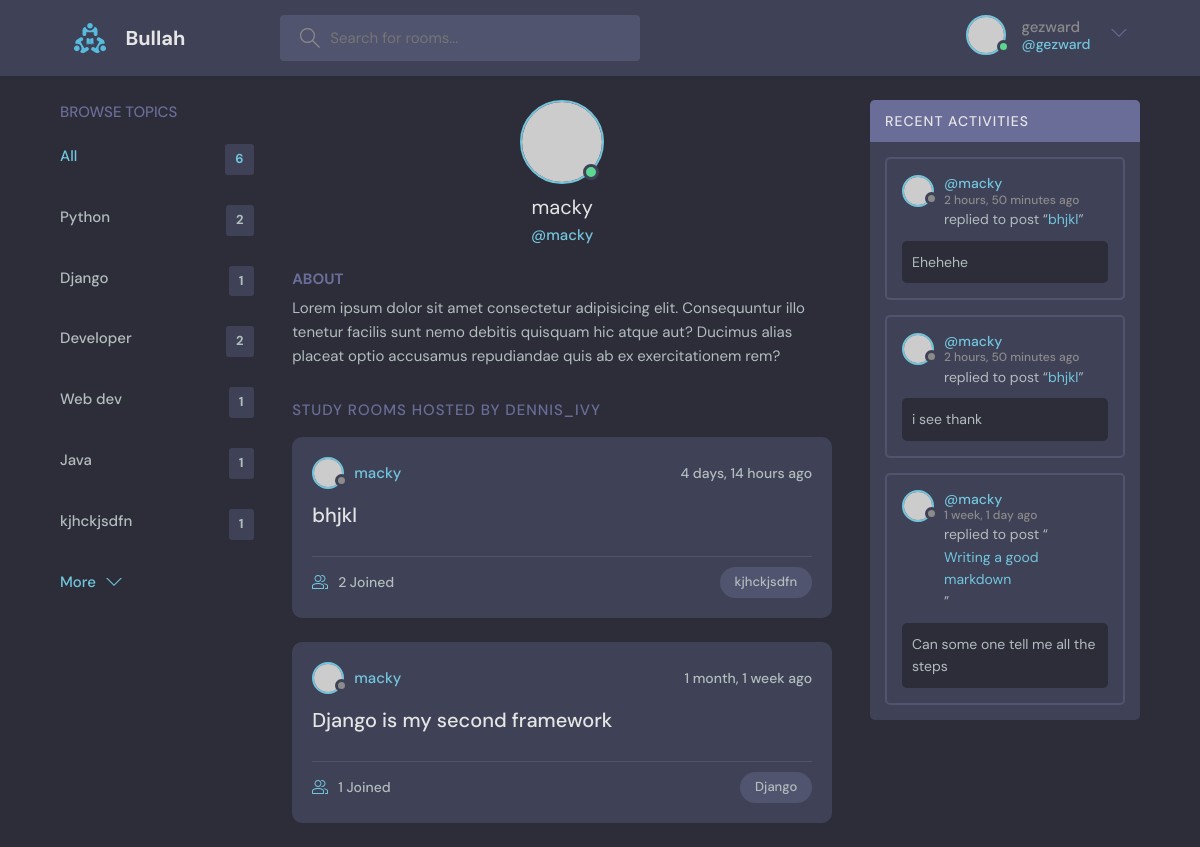
The app's page /profile/2/ (signed in) with its own data.
### base/models.py (models this page shows, shortened)
class Topic(models.Model):
    name = models.CharField(max_length=2000, null=True)

class Room(models.Model):
    host = models.ForeignKey(User, on_delete=models.SET_NULL, null=True)
    topic = models.ForeignKey(Topic, on_delete=models.SET_NULL, null=True)
    name = models.CharField(max_length=200, null=True)
    description = models.TextField(null=True, blank=True)
    participants = models.ManyToManyField(User, related_name='participants', blank=True)
    updated = models.DateTimeField(auto_now=True)
    created = models.DateTimeField(auto_now_add=True)
    class Meta:
        ordering = ['-updated', '-created']
    def __str__(self):
        return self.name

class Message(models.Model):
    user = models.ForeignKey(User, on_delete=models.CASCADE)
    room = models.ForeignKey(Room, on_delete=models.CASCADE)
    body = models.TextField(null=True)
    updated = models.DateTimeField(auto_now=True, null=True)
    created = models.DateTimeField(auto_now_add=True, null=True)
    class Meta:
        ordering = ['-updated', '-created']

### base/views.py (the view)
# urls.py: path('profile/<str:pk>/', views.user_profile, name='user-profile'),
def user_profile(request, pk):
    user = User.objects.get(id=pk)
    rooms = user.room_set.all()
    room_messages = user.message_set.all()
    topics = Topic.objects.all()
    context = {'user': user, 'rooms': rooms, 'room_messages': room_messages, 'topics': topics}
    return render(request, 'base/profile.html', context)

### base/templates/base/profile.html (shortened to what this page needs)
{% extends 'main.html' %}
{% block content %}
    <main class="profile-page layout layout--3">
        <div class="container">
            {% include 'base/topics_component.html' %}
            <div class="roomList">
                <div class="profile">
                    <div class="profile__avatar">
                        <div class="avatar avatar--large active">
                            <img src="https://randomuser.me/api/portraits/men/11.jpg"/>
                        </div>
                    </div>
                    <div class="profile__info">
                        <h3>{{ user.username }}</h3>
                        <p>@{{ user.username }}</p>
                    </div>
                    <div class="profile__about">
                        <h3>About</h3>
                        <p>
                            Lorem ipsum dolor sit amet consectetur adipisicing elit. Consequuntur illo tenetur
                            facilis sunt nemo debitis quisquam hic atque aut? Ducimus alias placeat optio
                            accusamus repudiandae quis ab ex exercitationem rem?
                        </p>
                    </div>
                </div>
                <div class="roomList__header">
                    <div>
                        <h2>Study Rooms Hosted by dennis_ivy</a>
                        </h2>
                    </div>
                </div>
                {% include 'base/feeds_component.html' %}
            </div>
            {% include 'base/activity_component.html' %}
        </div>
    </main>
{% endblock content %}

### templates/navbar.html (shortened to what this page needs)
{% load static %}
<header class="header header--loggedIn">
    <div class="container">
        <a href="{% url 'home' %}" class="header__logo">
            <img src="{% static 'images/logo.svg' %}"/>
            <h1>Bullah</h1>
        </a>
        <form class="header__search" method="GET" action="{% url 'home' %}">
            <label>
                <input placeholder="Search for rooms..." name="q"/>
            </label>
        </form>
        <nav class="header__menu">
            {% if request.user.is_authenticated %}
                <div class="header__user">
                    <a href="{% url 'update-profile' %}">
                        <div class="avatar avatar--medium active">
                            <img src="https://randomuser.me/api/portraits/men/37.jpg"/>
                        </div>
                        <p>{{ request.user.username }}<span>@{{ request.user.username }}</span></p>
                    </a>
                    <button class="dropdown-button">
                        <svg version="1.1" xmlns="http://www.w3.org/2000/svg"
                             width="32" height="32"
                             viewBox="0 0 32 32">
                            <title>chevron-down</title>
                            <path d="M16 21l-13-13h-3l16 16 16-16h-3l-13 13z"></path>
                        </svg>
                    </button>
                </div>
            {% else %}
                <a href="{% url 'login' %}">
                    <img src="{% static 'images/avatar.svg' %}"/>
                    <p>Login</p>
                </a>
            {% endif %}
        </nav>
    </div>
</header>

### base/templates/base/topics_component.html
<div class="topics">
    <div class="topics__header">
        <h2>Browse Topics</h2>
    </div>
    <ul class="topics__list">
        <li>
            <a href="{% url 'home' %}" class="active">All <span>{{ topics.count }}</span></a>
        </li>
        {% for topic in topics %}
            <li>
                <a href="{% url 'home' %}?q={{ topic.name }}">{{ topic.name }} <span>{{ topic.room_set.all.count }}</span></a>
            </li>
        {% endfor %}
    </ul>
    <a class="btn btn--link" href="topics.html">
        More
        <svg version="1.1" xmlns="http://www.w3.org/2000/svg" width="32" height="32" viewBox="0 0 32 32">
            <title>chevron-down</title>
            <path d="M16 21l-13-13h-3l16 16 16-16h-3l-13 13z"></path>
        </svg>
    </a>
</div>

### base/templates/base/feeds_component.html (shortened to what this page needs)
{% for room in rooms %}
    <div class="roomListRoom">
        <div class="roomListRoom__header">
            <a href="{% url 'user-profile' room.host.id %}" class="roomListRoom__author">
                <div class="avatar avatar--small">
                    <img src="https://randomuser.me/api/portraits/women/11.jpg"/>
                </div>
                <span>{{ room.host.username }}</span>
            </a>
            <div class="roomListRoom__actions">
                <span>{{ room.created | timesince }} ago</span>
            </div>
        </div>
        <div class="roomListRoom__content">
            <a href="{% url 'room' room.id %}">{{ room.name }}</a>
        </div>
        <div class="roomListRoom__meta">
            <a href="{% url 'room' room.id %}" class="roomListRoom__joined">
                {{ room.participants.all.count }} Joined
            </a>
            <p class="roomListRoom__topic">{{ room.topic.name }}</p>
        </div>
    </div>
{% endfor %}

### base/templates/base/activity_component.html (shortened to what this page needs)
<div class="activities">
    <div class="activities__header">
        <h2>Recent Activities</h2>
    </div>
    {% for message in room_messages %}
        <div class="activities__box">
            <div class="activities__boxHeader roomListRoom__header">
                <a href="{% url 'user-profile' message.user.id %}" class="roomListRoom__author">
                    <div class="avatar avatar--small">
                        <img src="https://randomuser.me/api/portraits/women/11.jpg"/>
                    </div>
                    <p>
                        @{{ message.user }}
                        <span>{{ message.created|timesince }} ago</span>
                    </p>
                </a>
            </div>
            <div class="activities__boxContent">
                <p>replied to post “<a href="{% url 'room' message.room.id %}">{{ message.room}}</a>”</p>
                <div class="activities__boxRoomContent">
                    {{ message.body }}
                </div>
            </div>
        </div>
    {% endfor %}
</div>

### records on screen
Topic: name "Python", room_set.all.count "2"
Topic: name "Django", room_set.all.count "1"
Topic: name "Developer", room_set.all.count "2"
Topic: name "Web dev", room_set.all.count "1"
Topic: name "Java", room_set.all.count "1"
Topic: name "kjhckjsdfn", room_set.all.count "1"
Room: host.username "macky", created "4 days, 14 hours", name "bhjkl", participants.all.count "2", topic.name "kjhckjsdfn"
Room: host.username "macky", created "1 month, 1 week", name "Django is my second framework", participants.all.count "1", topic.name "Django"
Message: user "macky", created "2 hours, 50 minutes", room "bhjkl", body "Ehehehe"
Message: user "macky", created "2 hours, 50 minutes", room "bhjkl", body "i see thank"
Message: user "macky", created "1 week, 1 day", room "Writing a good markdown", body "Can some one tell me all the steps"

### other values on screen
{{ request.user.username }} "gezward"
{{ topics.count }} "6"
{{ user.username }} "macky"
